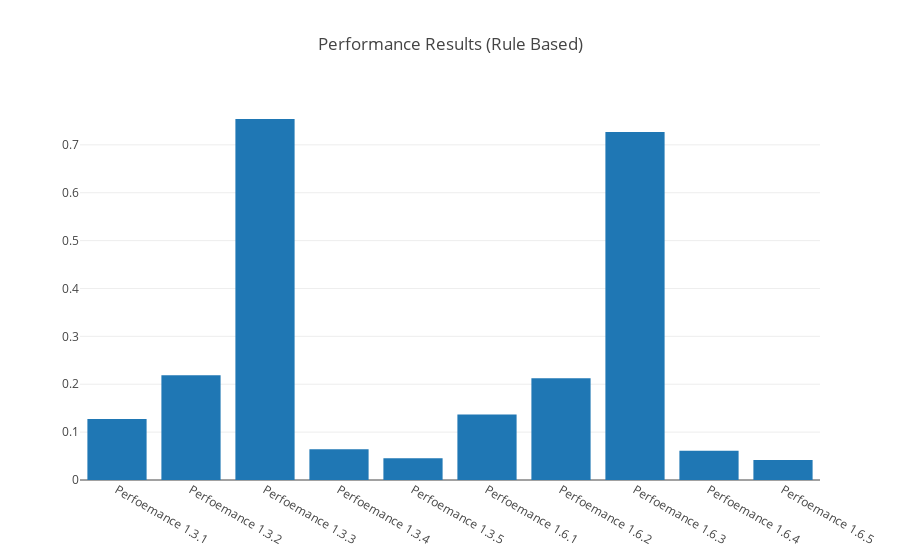

The cell this chart's notebook holds for it:
### Code cell
init_notebook_mode(connected=True)


py.offline.iplot({
    "data": [plotly.graph_objs.Bar( x=['Perfoemance 1.3.1', 'Perfoemance 1.3.2', 'Perfoemance 1.3.3', 'Perfoemance 1.3.4','Perfoemance 1.3.5','Perfoemance 1.6.1','Perfoemance 1.6.2','Perfoemance 1.6.3','Perfoemance 1.6.4','Perfoemance 1.6.5'], 
                                   y=result_rb_treebank+result_rb_brown)],
    "layout": Layout(title="Performance Results (Rule Based)")
})

### Figure 1 — Plotly figure (JSON) as saved in the notebook; plotly's stock layout.template omitted (floating-point values rounded to 4 significant figures)
{"data": [{"type": "bar", "x": ["Perfoemance 1.3.1", "Perfoemance 1.3.2", "Perfoemance 1.3.3", "Perfoemance 1.3.4", "Perfoemance 1.3.5", "Perfoemance 1.6.1", "Perfoemance 1.6.2", "Perfoemance 1.6.3", "Perfoemance 1.6.4", "Perfoemance 1.6.5"], "y": [0.1272, 0.219, 0.754, 0.06418, 0.04552, 0.1369, 0.2125, 0.7269, 0.06116, 0.04191]}], "layout": {"title": "Performance Results (Rule Based)"}}
